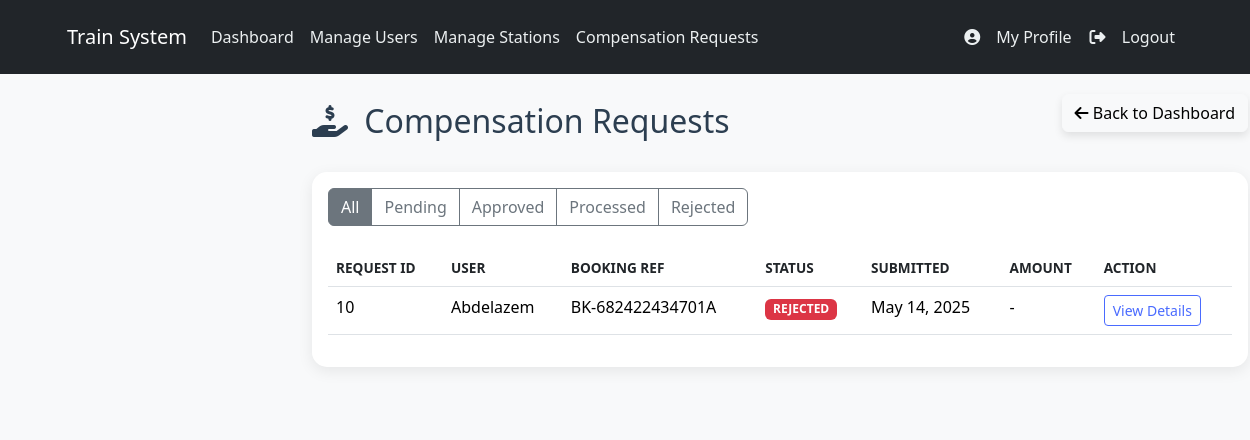
Screenshot of /views/Admin/compensation_requests_admin.php (signed in) with the database file from the repository.
### tables this page shows
CREATE TABLE `compensation_requests` (
  `request_id` int(10) UNSIGNED NOT NULL,
  `user_id` int(11) NOT NULL,
  `booking_id` int(11) NOT NULL COMMENT 'Reference to bookings.id',
  `request_date` timestamp NOT NULL DEFAULT current_timestamp(),
  `reason_for_request` text NOT NULL,
  `detailed_description` text DEFAULT NULL,
  `status` enum('PENDING','APPROVED','REJECTED','PROCESSED') DEFAULT 'PENDING',
  `admin_notes` text DEFAULT NULL,
  `processed_by_user_id` int(11) DEFAULT NULL COMMENT 'Admin user ID who processed it, matches users.user_id',
  `compensation_amount` decimal(10,2) DEFAULT NULL,
  `processed_date` timestamp NULL DEFAULT NULL,
  `created_at` timestamp NOT NULL DEFAULT current_timestamp(),
  `updated_at` timestamp NOT NULL DEFAULT current_timestamp() ON UPDATE current_timestamp()
);

CREATE TABLE `users` (
  `user_id` int(11) NOT NULL,
  `username` varchar(100) DEFAULT NULL,
  `email` varchar(100) DEFAULT NULL,
  `password` varchar(255) DEFAULT NULL,
  `balance` decimal(10,2) DEFAULT 0.00,
  `last_recharge_date` date DEFAULT NULL,
  `roleid` int(11) NOT NULL,
  `role` varchar(20) NOT NULL DEFAULT 'user',
  `created_at` timestamp NOT NULL DEFAULT current_timestamp(),
  `updated_at` timestamp NOT NULL DEFAULT current_timestamp() ON UPDATE current_timestamp()
);

CREATE TABLE `bookings` (
  `id` int(11) NOT NULL,
  `booking_id` varchar(20) NOT NULL,
  `user_id` int(11) NOT NULL,
  `source_station` varchar(50) NOT NULL,
  `destination_station` varchar(50) NOT NULL,
  `booking_date` datetime NOT NULL,
  `departure_time` time NOT NULL,
  `class` varchar(20) NOT NULL,
  `fare` decimal(10,2) NOT NULL,
  `train_name` varchar(50) NOT NULL,
  `train_number` varchar(20) NOT NULL,
  `status` varchar(20) NOT NULL DEFAULT 'Confirmed',
  `passengers` int(11) NOT NULL DEFAULT 1,
  `ticket_type` enum('one-way','return') NOT NULL DEFAULT 'one-way',
  `return_date` date DEFAULT NULL,
  `created_at` timestamp NOT NULL DEFAULT current_timestamp()
);

### models/CompensationRequest.php (called while the page is built, shortened)
<?php
class CompensationRequest
{
    private $db;
    private $table = 'compensation_requests';
    public function __construct(PDO $pdo_connection)
    {
        $this->db = $pdo_connection;
    }
    public function getAll($status_filter = null, $limit = 50, $offset = 0)
    {
        $query = "SELECT cr.*,
                         u.username as user_username,
                         u.email as user_email,
                         b.booking_id as display_booking_id
                  FROM " . $this->table . " cr
                  JOIN users u ON cr.user_id = u.user_id
                  JOIN bookings b ON cr.booking_id = b.id  -- Assumes cr.booking_id (FK) links to bookings.id (PK)
                  WHERE 1=1";
        $query .= " ORDER BY cr.request_date DESC LIMIT :offset, :limit";
        try {
            $stmt = $this->db->prepare($query);
            $stmt->bindParam(':offset', $offset, PDO::PARAM_INT);
            $stmt->bindParam(':limit', $limit, PDO::PARAM_INT);
            $stmt->execute();
            return $stmt->fetchAll(PDO::FETCH_ASSOC);
        } catch (PDOException $e) {
            $this->lastError = "GetAll CompensationRequests Error: " . $e->getMessage();
            error_log($this->lastError . " | SQL: " . $query . " | Status: " . $status_filter);
            return false;
        }
    }
}

### views/Admin/compensation_requests_admin.php (the view, shortened to what this page needs)
<?php
require_once __DIR__ . '/../../models/CompensationRequest.php';
$all_compensation_requests = [];
$filter_by_status = $_GET['status'] ?? '';
$view_specific_request_id = $_GET['view_id'] ?? null;
$request_details_to_view = null;
try {
    $dbController = DBController::getInstance();
    $pdo_connection = $dbController->getConnection();
    $compensationRequestModel = new CompensationRequest($pdo_connection);
    if ($view_specific_request_id) {
        $request_details_to_view = $compensationRequestModel->getByIdWithDetails($view_specific_request_id);
        if (!$request_details_to_view) {
            if (empty($page_message)) {
                $page_message = "Compensation request (ID: " . htmlspecialchars($view_specific_request_id) . ") not found or could not be loaded.";
                $page_message_type = 'warning';
            }
        }
    } else {
        $all_compensation_requests = $compensationRequestModel->getAll($filter_by_status) ?: [];
    }
} catch (Exception $e) {
    error_log("Admin Compensation Page CRITICAL Error: " . $e->getMessage() . "\nTrace: " . $e->getTraceAsString());
    if (empty($page_message)) {
        $page_message = "A critical error occurred while loading the page. Please check logs or contact support.";
        $page_message_type = 'error';
    }
    $all_compensation_requests = [];
    $request_details_to_view = null;
}
function get_status_badge_class_for_cra_final($status)
{
    switch (strtoupper($status)) {
        case 'REJECTED':
            return 'bg-danger';
    }
}
require_once '../includes/header.php';
?>
<div class="main-content">
    <div class="container">
        <div class="d-flex justify-content-between align-items-center mb-4">
            <h2 class="mb-0">
                <i class="fas fa-hand-holding-usd me-2"></i>
                <?= $view_specific_request_id ? 'Compensation Request Details' : 'Compensation Requests' ?>
            </h2>
            <a href="../Admin/admin.php" class="btn btn-light back-to-dashboard">
                <i class="fas fa-arrow-left"></i> Back to Dashboard
            </a>
        </div>
        <?php if ($view_specific_request_id && $request_details_to_view): ?>
            <div class="card cra-details-card">
                <div class="card-body">
                    <div class="row">
                        <div class="col-md-6">
                            <div class="detail-block">
                                <div class="detail-label">Request ID</div>
                                <div class="detail-value"><?= htmlspecialchars($request_details_to_view['request_id']) ?></div>
                            </div>
                            <div class="detail-block">
                                <div class="detail-label">User</div>
                                <div class="detail-value"><?= htmlspecialchars($request_details_to_view['user_username']) ?></div>
                            </div>
                            <div class="detail-block">
                                <div class="detail-label">Booking Reference</div>
                                <div class="detail-value"><?= htmlspecialchars($request_details_to_view['display_booking_id'] ?? 'N/A') ?></div>
                            </div>
                            <div class="detail-block">
                                <div class="detail-label">Status</div>
                                <div class="detail-value">
                                    <span class="badge <?= get_status_badge_class_for_cra_final($request_details_to_view['status']) ?>">
                                        <?= htmlspecialchars($request_details_to_view['status']) ?>
                                    </span>
                                </div>
                            </div>
                        </div>
                        <div class="col-md-6">
                            <div class="detail-block">
                                <div class="detail-label">Submitted On</div>
                                <div class="detail-value"><?= date('M j, Y g:i A', strtotime($request_details_to_view['created_at'])) ?></div>
                            </div>
                            <?php if ($request_details_to_view['processed_date']): ?>
                                <div class="detail-block">
                                    <div class="detail-label">Processed On</div>
                                    <div class="detail-value"><?= date('M j, Y g:i A', strtotime($request_details_to_view['processed_date'])) ?></div>
                                </div>
                            <?php endif; ?>
                            <?php if ($request_details_to_view['compensation_amount']): ?>
                                <div class="detail-block">
                                    <div class="detail-label">Compensation Amount</div>
                                    <div class="detail-value">EGP <?= number_format($request_details_to_view['compensation_amount'], 2) ?></div>
                                </div>
                            <?php endif; ?>
                        </div>
                    </div>
                    <div class="detail-block mt-3">
                        <div class="detail-label">Request Description</div>
                        <div class="description-box"><?= nl2br(htmlspecialchars($request_details_to_view['detailed_description'])) ?></div>
                    </div>
                    <?php if ($request_details_to_view['admin_notes']): ?>
                        <div class="detail-block mt-3">
                            <div class="detail-label">Admin Notes</div>
                            <div class="description-box"><?= nl2br(htmlspecialchars($request_details_to_view['admin_notes'])) ?></div>
                        </div>
                    <?php endif; ?>
                    <?php if ($request_details_to_view['status'] === 'PENDING' || $request_details_to_view['status'] === 'APPROVED'): ?>
                        <form method="POST" class="mt-4 form-processing-actions">
                            <input type="hidden" name="request_id_to_process" value="<?= htmlspecialchars($request_details_to_view['request_id']) ?>">
                            <div class="row">
                                <div class="col-md-6">
                                    <div class="mb-3">
                                        <label class="form-label">Update Status</label>
                                        <select name="new_status" class="form-select" required>
                                            <option value="">Select new status...</option>
                                            <?php if ($request_details_to_view['status'] === 'PENDING'): ?>
                                                <option value="APPROVED">Approve Request</option>
                                                <option value="REJECTED">Reject Request</option>
                                            <?php elseif ($request_details_to_view['status'] === 'APPROVED'): ?>
                                                <option value="PROCESSED">Mark as Processed</option>
                                                <option value="REJECTED">Reject Request</option>
                                            <?php endif; ?>
                                        </select>
                                    </div>
                                </div>
                                <div class="col-md-6">
                                    <div class="mb-3">
                                        <label class="form-label">Compensation Amount (EGP)</label>
                                        <input type="number" name="compensation_amount" class="form-control"
                                               step="0.01" min="0" placeholder="Enter amount if approving/processing">
                                    </div>
                                </div>
                            </div>
                            <div class="mb-3">
                                <label class="form-label">Admin Notes</label>
                                <textarea name="admin_notes" class="form-control" rows="3"
                                          placeholder="Add any notes about this decision (optional"><?= htmlspecialchars($request_details_to_view['admin_notes'] ?? '') ?></textarea>
                            </div>
                            <div class="d-flex justify-content-end">
                                <button type="submit" name="process_request_submit" class="btn btn-primary">
                                    Update Request
                                </button>
                            </div>
                        </form>
                    <?php endif; ?>
                </div>
            </div>
        <?php else: ?>
            <div class="card">
                <div class="card-body">
                    <div class="d-flex justify-content-between align-items-center mb-4">
                        <div class="btn-group">
                            <a href="?status=" class="btn btn-outline-secondary <?= $filter_by_status === '' ? 'active' : '' ?>">All</a>
                            <a href="?status=PENDING" class="btn btn-outline-secondary <?= $filter_by_status === 'PENDING' ? 'active' : '' ?>">Pending</a>
                            <a href="?status=APPROVED" class="btn btn-outline-secondary <?= $filter_by_status === 'APPROVED' ? 'active' : '' ?>">Approved</a>
                            <a href="?status=PROCESSED" class="btn btn-outline-secondary <?= $filter_by_status === 'PROCESSED' ? 'active' : '' ?>">Processed</a>
                            <a href="?status=REJECTED" class="btn btn-outline-secondary <?= $filter_by_status === 'REJECTED' ? 'active' : '' ?>">Rejected</a>
                        </div>
                    </div>
                    <?php if (empty($all_compensation_requests)): ?>
                        <div class="alert alert-info">
                            No compensation requests found<?= $filter_by_status ? " with status: $filter_by_status" : '' ?>.
                        </div>
                    <?php else: ?>
                        <div class="table-responsive">
                            <table class="table table-hover cra-table">
                                <thead>
                                    <tr>
                                        <th>Request ID</th>
                                        <th>User</th>
                                        <th>Booking Ref</th>
                                        <th>Status</th>
                                        <th>Submitted</th>
                                        <th>Amount</th>
                                        <th>Action</th>
                                    </tr>
                                </thead>
                                <tbody>
                                    <?php foreach ($all_compensation_requests as $request): ?>
                                        <tr>
                                            <td><?= htmlspecialchars($request['request_id']) ?></td>
                                            <td><?= htmlspecialchars($request['user_username']) ?></td>
                                            <td><?= htmlspecialchars($request['display_booking_id'] ?? 'N/A') ?></td>
                                            <td>
                                                <span class="badge <?= get_status_badge_class_for_cra_final($request['status']) ?>">
                                                    <?= htmlspecialchars($request['status']) ?>
                                                </span>
                                            </td>
                                            <td><?= date('M j, Y', strtotime($request['created_at'])) ?></td>
                                            <td>
                                                <?= $request['compensation_amount'] ? 'EGP ' . number_format($request['compensation_amount'], 2) : '-' ?>
                                            </td>
                                            <td>
                                                <a href="?view_id=<?= urlencode($request['request_id']) ?>"
                                                   class="btn btn-sm btn-outline-primary">
                                                    View Details
                                                </a>
                                            </td>
                                        </tr>
                                    <?php endforeach; ?>
                                </tbody>
                            </table>
                        </div>
                    <?php endif; ?>
                </div>
            </div>
        <?php endif; ?>
    </div>
</div>
<?php require_once '../includes/footer.php'; ?>

### rows the page displays
compensation_requests: request_id "10", user.username "Abdelazem", booking.booking_id "BK-682422434701A", status "REJECTED", created_at "May 14, 2025"
